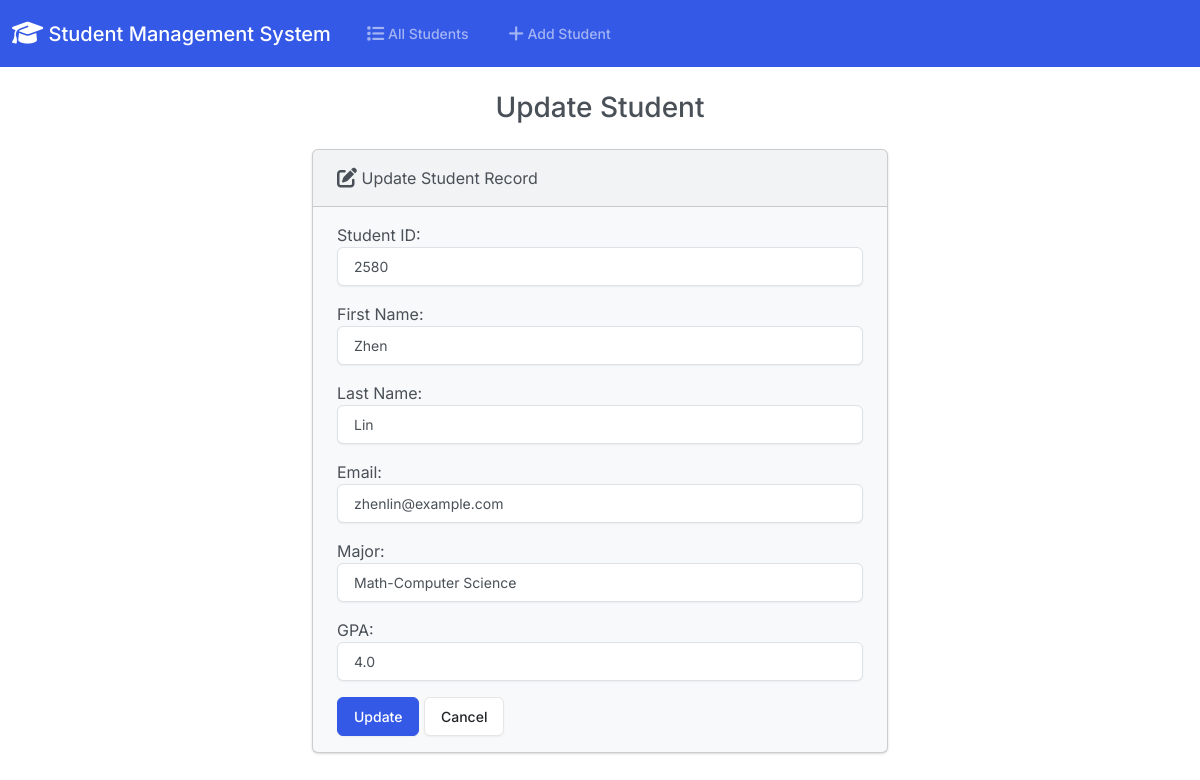
The page /edit/3/ on the database its author committed.
### students/models.py (models this page shows, shortened)
class Student(models.Model):
    studentId = models.PositiveBigIntegerField()
    first_name = models.CharField(max_length=50)
    last_name = models.CharField(max_length=50)
    email = models.EmailField(max_length=100)
    major = models.CharField(max_length=50)
    gpa = models.FloatField()

### students/views.py (the view)
# urls.py: path('edit/<int:id>/', views.edit, name='edit'),
def edit(request, id):
    student = Student.objects.get(pk=id)
    if request.method == 'POST':
        form = StudentForm(request.POST, instance=student)
        if form.is_valid:
            form.save()
            return render(request, 'students/edit.html', {
                'form' : StudentForm(),
                'success': True
            })
    else:
        form = StudentForm(instance=student)
    return render(request, 'students/edit.html', {
        'form': form
    })

### students/forms.py
class StudentForm(forms.ModelForm):
    class Meta:
        model = Student
        fields = ['studentId', 'first_name', 'last_name', 'email', 'major', 'gpa']
        labels = {
            'studentId': 'Student ID',
            'first_name': 'First Name',
            'last_name': 'Last Name',
            'email': 'Email',
            'major': 'Major',
            'gpa': 'GPA'
        }
        widgets = {
            'studentId': forms.NumberInput(attrs={'class': 'form-control'}),
            'first_name': forms.TextInput(attrs={'class': 'form-control'}),
            'last_name': forms.TextInput(attrs={'class': 'form-control'}),
            'email': forms.EmailInput(attrs={'class': 'form-control'}),
            'major': forms.TextInput(attrs={'class': 'form-control'}),
            'gpa': forms.NumberInput(attrs={'class': 'form-control'})
        }

### students/templates/students/edit.html (shortened to what this page needs)
{% extends "students/base.html"%}
{% block body %}
    <h3 class="text-center m-4">Update Student</h3>
    {% if success %}
        <div class="alert alert-success" role="alert">
            The Student Updated Successfully!
            <a href="{% url 'index' %}" class="alert-link">Go to Home Page.</a>
        </div>
    {% else %}
        <div class="row justify-content-center">
            <div class="col-6">
                <div class="card bg-light mb-3">
                    <div class="card-header">
                        <i class="fa-solid fa-pen-to-square fa-lg"></i> Update Student Record
                    </div>
                    <div class="card-body">
                        <form href="{% url 'add' %}" method="POST">
                            {{ form.as_p }}
                            <button type="submit" class="btn btn-primary">Update</button>
                            <a href="{% url 'index' %}" class="btn btn-secondary">Cancel</a>
                        </form>
                    </div>
                </div>
            </div>
        </div>
    {% endif %}
{% endblock %}

### rows shown on the page
Student: studentId "2580", first_name "Zhen", last_name "Lin", email "zhenlin@example.com", major "Math-Computer Science", gpa "4.0"
